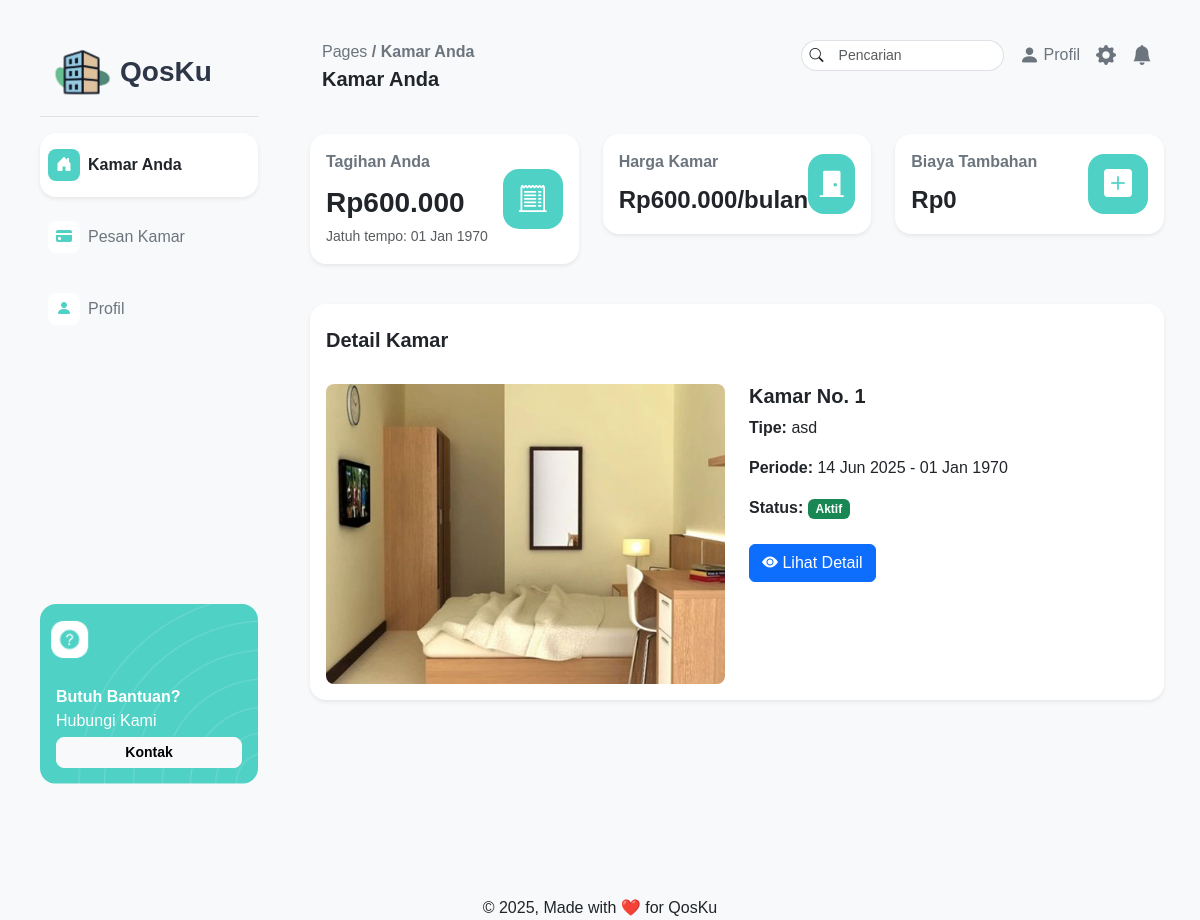
The app's page /pages/pelanggan/dashboard.php (signed in), older data.
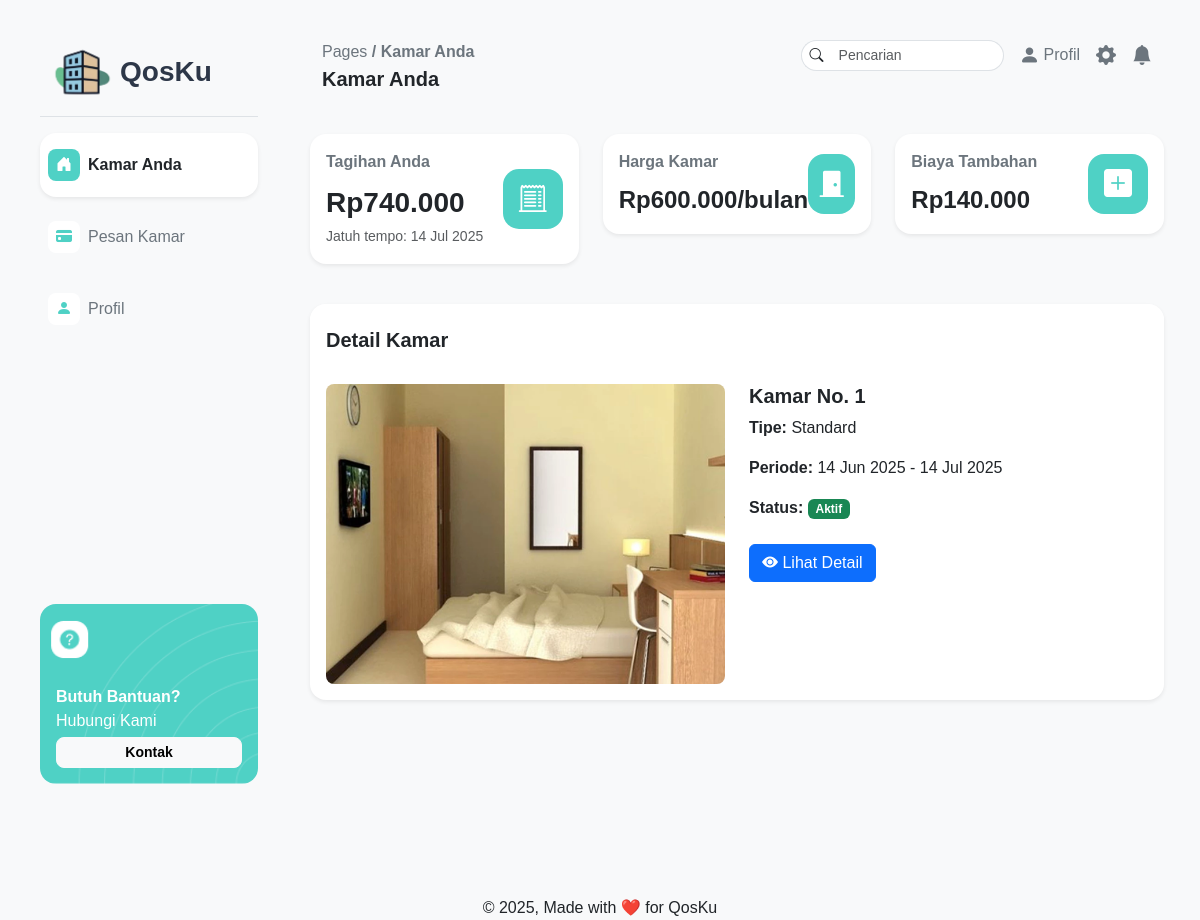
The same page, newer data.
### tables this page shows
CREATE TABLE `pemesanan` (
  `idPemesanan` int(11) NOT NULL,
  `tanggalPemesanan` date NOT NULL,
  `lamaSewa` int(11) NOT NULL,
  `jenis_sewa` enum('bulanan','mingguan','harian') NOT NULL,
  `harga_per_periode` int(11) NOT NULL,
  `totalHarga` int(11) NOT NULL,
  `statusPemesanan` enum('Tertunda','Terkonfirmasi','Dibatalkan') NOT NULL,
  `idPelanggan` int(11) NOT NULL,
  `idPelanggan_aktif` int(11) DEFAULT NULL,
  `idKamar` int(11) NOT NULL,
  `tanggal_mulai` date DEFAULT NULL,
  `tanggal_selesai` date DEFAULT NULL,
  `is_active` tinyint(1) DEFAULT 1
);

CREATE TABLE `kamar_kos` (
  `idKamar` int(11) NOT NULL,
  `nomorKamar` int(11) NOT NULL,
  `tipeKamar` varchar(255) NOT NULL,
  `harga` int(11) NOT NULL,
  `statusKetersediaan` enum('Tersedia','Ditempati','Dalam Perbaikan') NOT NULL DEFAULT 'Tersedia',
  `deskripsi` varchar(255) NOT NULL,
  `gambar` varchar(255) NOT NULL
);

### pages/pelanggan/dashboard.php (the view, shortened to what the changed rows need)
<?php
require_once '../../php/connect.php';
$idPelanggan = $_SESSION['idPelanggan'];
$kamar = [];
$tagihan = 0;
$hargaKamar = 0;
$biayaTambahan = 0;
$roomAssigned = false;
$bookingQuery = "SELECT p.*, k.*
                FROM pemesanan p
                JOIN kamar_kos k ON p.idKamar = k.idKamar
                WHERE (p.idPelanggan = ? OR p.idPelanggan_aktif = ?)
                AND p.statusPemesanan = 'Terkonfirmasi'
                AND p.tanggal_mulai <= CURDATE()
                AND (p.tanggal_selesai >= CURDATE() OR p.tanggal_selesai = '1970-01-01')
                LIMIT 1";
$stmt = $connect->prepare($bookingQuery);
$stmt->bind_param("ii", $idPelanggan, $idPelanggan);
$stmt->execute();
$bookingResult = $stmt->get_result();
if ($bookingResult->num_rows > 0) {
    $booking = $bookingResult->fetch_assoc();
    $roomAssigned = true;
    $kamar = [
        'idKamar' => $booking['idKamar'],
        'nomorKamar' => $booking['nomorKamar'],
        'tipeKamar' => $booking['tipeKamar'],
        'harga' => $booking['harga'],
        'gambar' => $booking['gambar'],
        'tanggal_mulai' => $booking['tanggal_mulai'],
        'tanggal_selesai' => $booking['tanggal_selesai']
    ];
    $hargaKamar = $booking['harga'];
    $currentMonth = date('Y-m');
    $costsQuery = "SELECT SUM(jumlahBiaya) AS total
                   FROM biaya_tambahan
                   WHERE idPelanggan = ?
                   AND Periode = ?
                   AND statusPembayaran = 'belum_lunas'";
    $costsStmt = $connect->prepare($costsQuery);
    $costsStmt->bind_param("is", $idPelanggan, $currentMonth);
    $costsStmt->execute();
    $costsResult = $costsStmt->get_result();
    if ($costsResult->num_rows > 0) {
        $costsData = $costsResult->fetch_assoc();
        $biayaTambahan = $costsData['total'] ?? 0;
    }
    $tagihan = $hargaKamar + $biayaTambahan;
}
?>
<!DOCTYPE html>
<html lang="en">
<head>
    <link href="https://cdn.jsdelivr.net/npm/bootstrap@5.3.6/dist/css/bootstrap.min.css" rel="stylesheet">
    <link rel="stylesheet" href="../../assets/css/style.css">
    <link rel="stylesheet" href="https://cdn.jsdelivr.net/npm/bootstrap-icons@1.13.1/font/bootstrap-icons.min.css">
</head>
<body class="bg-light">
    <div class="d-flex min-vh-100 ms-4 me-4">
        <div class="flex-grow-1">
            <div class="container-fluid pt-4 pb-3">
                <div class="row mb-4">
                    <div class="col-md-4">
                        <div class="card shadow-sm border-0 rounded-4">
                            <div class="card-body d-flex justify-content-between align-items-center">
                                <div>
                                    <p class="card-title fs-6 fw-bold text-secondary">Tagihan Anda</p>
                                    <?php if ($roomAssigned): ?>
                                        <p class="card-text fs-3 fw-bold mb-0">Rp<?= number_format($tagihan, 0, ',', '.') ?></p>
                                        <small class="text-muted">Jatuh tempo: <?= date('d M Y', strtotime($kamar['tanggal_selesai'])) ?></small>
                                    <?php else: ?>
                                        <div>
                                            <i class="bi bi-exclamation-circle me-2"></i> Tidak ada tagihan
                                        </div>
                                    <?php endif; ?>
                                </div>
                            </div>
                        </div>
                    </div>
                    <div class="col-md-4">
                        <div class="card shadow-sm border-0 rounded-4">
                            <div class="card-body d-flex justify-content-between align-items-center">
                                <div>
                                    <p class="card-title fs-6 fw-bold text-secondary">Harga Kamar</p>
                                    <?php if ($roomAssigned): ?>
                                        <p class="card-text fs-4 fw-bold mb-0">Rp<?= number_format($hargaKamar, 0, ',', '.') ?>/bulan</p>
                                    <?php else: ?>
                                        <div>
                                            <i class="bi bi-exclamation-circle me-2"></i> Tidak ada kamar
                                        </div>
                                    <?php endif; ?>
                                </div>
                            </div>
                        </div>
                    </div>
                    <div class="col-md-4">
                        <div class="card shadow-sm border-0 rounded-4">
                            <div class="card-body d-flex justify-content-between align-items-center">
                                <div>
                                    <p class="card-title fs-6 fw-bold text-secondary">Biaya Tambahan</p>
                                    <?php if ($roomAssigned && $biayaTambahan > 0): ?>
                                        <p class="card-text fs-4 fw-bold mb-0">Rp<?= number_format($biayaTambahan, 0, ',', '.') ?></p>
                                    <?php elseif ($roomAssigned): ?>
                                        <p class="card-text fs-4 fw-bold mb-0">Rp0</p>
                                    <?php else: ?>
                                        <div>
                                            <i class="bi bi-exclamation-circle me-2"></i> Tidak ada
                                        </div>
                                    <?php endif; ?>
                                </div>
                            </div>
                        </div>
                    </div>
                </div>
            </div>
            <div class="container-fluid">
                <div class="row">
                    <?php if ($roomAssigned): ?>
                        <div class="col-md-12">
                            <div class="card shadow-sm border-0 rounded-4 h-100">
                                <div class="card-header rounded-4 bg-white border-0">
                                    <h5 class="fw-bold pt-3">Detail Kamar</h5>
                                </div>
                                <div class="card-body">
                                    <div class="row">
                                        <div class="col-md-6">
                                            <img src="../../assets/img/<?= htmlspecialchars($kamar['gambar']) ?>"
                                                class="img-fluid rounded-3 w-100"
                                                style="height: 300px; object-fit: cover;"
                                                alt="Kamar <?= htmlspecialchars($kamar['nomorKamar']) ?>">
                                        </div>
                                        <div class="col-md-6">
                                            <h5 class="fw-bold">Kamar No. <?= htmlspecialchars($kamar['nomorKamar']) ?></h5>
                                            <p><strong>Tipe:</strong> <?= htmlspecialchars($kamar['tipeKamar']) ?></p>
                                            <p><strong>Periode:</strong>
                                                <?= date('d M Y', strtotime($kamar['tanggal_mulai'])) ?> -
                                                <?= date('d M Y', strtotime($kamar['tanggal_selesai'])) ?>
                                            </p>
                                            <p><strong>Status:</strong> <span class="badge bg-success">Aktif</span></p>
                                            <a href="detailkamar.php?idKamar=<?= $kamar['idKamar'] ?>"
                                                class="btn btn-primary mt-2">
                                                <i class="bi bi-eye-fill"></i> Lihat Detail
                                            </a>
                                        </div>
                                    </div>
                                </div>
                            </div>
                        </div>
                    <?php endif; ?>
                </div>
            </div>
        </div>
    </div>
</body>
</html>

Row changes from the older to the newer data that the page shows:
changed pemesanan: tanggal_selesai "01 Jan 1970" → "14 Jul 2025"; idKamar.tipeKamar "asd" → "Standard"
Text that changed along with them:
$tagihan: "600.000" → "740.000"
$biayaTambahan: (not shown) → "140.000"
text no longer shown: "Rp0"
text now shown: "Rp"
